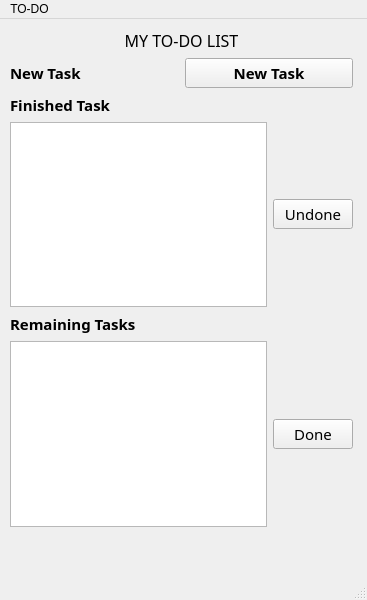
<?xml version="1.0" encoding="UTF-8"?>
<ui version="4.0">
 <class>MainWindow</class>
 <widget class="QMainWindow" name="MainWindow">
  <property name="geometry">
   <rect>
    <x>0</x>
    <y>0</y>
    <width>367</width>
    <height>600</height>
   </rect>
  </property>
  <property name="windowTitle">
   <string>MainWindow</string>
  </property>
  <widget class="QWidget" name="centralwidget">
   <widget class="QWidget" name="">
    <property name="geometry">
     <rect>
      <x>10</x>
      <y>10</y>
      <width>343</width>
      <height>498</height>
     </rect>
    </property>
    <layout class="QVBoxLayout" name="verticalLayout_3">
     <item>
      <widget class="QLabel" name="label">
       <property name="font">
        <font>
         <family>Sanskrit Text</family>
         <pointsize>12</pointsize>
         <weight>50</weight>
         <bold>false</bold>
        </font>
       </property>
       <property name="mouseTracking">
        <bool>false</bool>
       </property>
       <property name="text">
        <string>MY TO-DO LIST</string>
       </property>
       <property name="alignment">
        <set>Qt::AlignCenter</set>
       </property>
      </widget>
     </item>
     <item>
      <layout class="QHBoxLayout" name="horizontalLayout_3">
       <item>
        <widget class="QLabel" name="label_2">
         <property name="font">
          <font>
           <family>Sanskrit Text</family>
           <pointsize>11</pointsize>
           <weight>75</weight>
           <bold>true</bold>
          </font>
         </property>
         <property name="text">
          <string>New Task</string>
         </property>
        </widget>
       </item>
       <item>
        <widget class="QPushButton" name="pushButton">
         <property name="font">
          <font>
           <family>Sanskrit Text</family>
           <pointsize>11</pointsize>
           <weight>75</weight>
           <bold>true</bold>
          </font>
         </property>
         <property name="text">
          <string>New Task</string>
         </property>
        </widget>
       </item>
      </layout>
     </item>
     <item>
      <layout class="QVBoxLayout" name="verticalLayout">
       <item>
        <widget class="QLabel" name="label_3">
         <property name="font">
          <font>
           <family>Sanskrit Text</family>
           <pointsize>11</pointsize>
           <weight>75</weight>
           <bold>true</bold>
          </font>
         </property>
         <property name="text">
          <string>Finished Task</string>
         </property>
        </widget>
       </item>
       <item>
        <layout class="QHBoxLayout" name="horizontalLayout">
         <item>
          <widget class="QListWidget" name="listWidget_2"/>
         </item>
         <item>
          <widget class="QPushButton" name="pushButton_3">
           <property name="font">
            <font>
             <family>Sanskrit Text</family>
             <pointsize>11</pointsize>
            </font>
           </property>
           <property name="text">
            <string>Undone</string>
           </property>
          </widget>
         </item>
        </layout>
       </item>
      </layout>
     </item>
     <item>
      <layout class="QVBoxLayout" name="verticalLayout_2">
       <item>
        <widget class="QLabel" name="label_4">
         <property name="font">
          <font>
           <family>Sanskrit Text</family>
           <pointsize>11</pointsize>
           <weight>75</weight>
           <bold>true</bold>
          </font>
         </property>
         <property name="text">
          <string>Remaining Tasks</string>
         </property>
        </widget>
       </item>
       <item>
        <layout class="QHBoxLayout" name="horizontalLayout_2">
         <item>
          <widget class="QListWidget" name="listWidget"/>
         </item>
         <item>
          <widget class="QPushButton" name="pushButton_2">
           <property name="font">
            <font>
             <family>Sanskrit Text</family>
             <pointsize>11</pointsize>
            </font>
           </property>
           <property name="text">
            <string>Done</string>
           </property>
          </widget>
         </item>
        </layout>
       </item>
      </layout>
     </item>
    </layout>
   </widget>
  </widget>
  <widget class="QMenuBar" name="menubar">
   <property name="geometry">
    <rect>
     <x>0</x>
     <y>0</y>
     <width>367</width>
     <height>21</height>
    </rect>
   </property>
   <widget class="QMenu" name="menuTO_DO">
    <property name="title">
     <string>TO-DO</string>
    </property>
   </widget>
   <addaction name="menuTO_DO"/>
  </widget>
  <widget class="QStatusBar" name="statusbar"/>
 </widget>
 <resources/>
 <connections/>
</ui>
